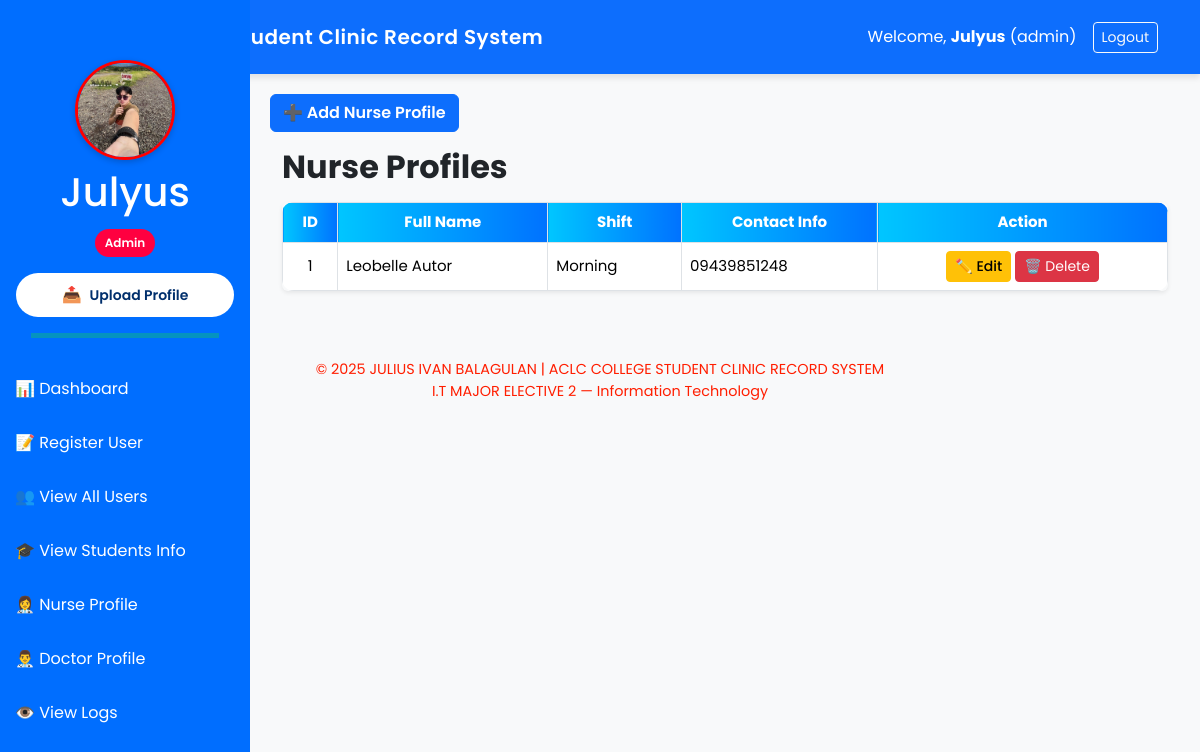
The app's page /nurse/profile (signed in) with its own data.
### app.py (models this page shows)
class User(db.Model):
    id: Mapped[int] = mapped_column(primary_key=True, autoincrement=True, unique=True)
    username: Mapped[str]
    password: Mapped[str]
    role: Mapped[str]
    profile_photo: Mapped[str]

class Nurse(db.Model):
    id: Mapped[int] = mapped_column(primary_key=True, autoincrement=True, unique=True)
    first_name: Mapped[str]
    last_name: Mapped[str]
    shift: Mapped[str]
    contact_info: Mapped[str]
    examinations = Relationship("StudentExamine", back_populates="nurse", cascade="all, delete-orphan")

### app.py (the view)
@app.route('/nurse/profile')
def nurse_profile():
    if session.get('role') != 'admin':
        flash('Unauthorized access.', 'danger')
        return redirect(url_for('login'))
    nurse = Nurse.query.all()
    return render_template('User/nurse_profile.html', nurse=nurse)

### app.py (called while the page is built)
@app.context_processor
def inject_user():
    if 'username' in session:
        user = User.query.filter_by(username=session['username']).first()
        return dict(user=user)
    return dict(user=None)

### templates/User/nurse_profile.html (shortened to what this page needs)
{% extends "Base/base.html" %}
{% block content %}
<link rel="stylesheet" href="{{ url_for('static', filename='nurseprofile.css') }}">
<button class="btn btn-primary mb-3 fw-semibold" data-bs-toggle="modal" data-bs-target="#addNurseModal">
  ➕ Add Nurse Profile
</button>
<div class="container">
  <h2 class="fw-bold mb-3">Nurse Profiles</h2>
  <div class="table-responsive rounded shadow-sm">
    <table class="table table-bordered align-middle mb-0">
      <thead style="background: linear-gradient(to right, #00c6ff, #0072ff); color: white;" class="text-center">
        <tr>
          <th class="rounded-top-start">ID</th>
          <th>Full Name</th>
          <th>Shift</th>
          <th>Contact Info</th>
          <th class="rounded-top-end">Action</th>
        </tr>
      </thead>
      <tbody>
        {% for n in nurse %}
        <tr>
          <td class="text-center">{{ n.id }}</td>
          <td>{{ n.first_name }} {{ n.last_name }}</td>
          <td>{{ n.shift }}</td>
          <td>{{ n.contact_info }}</td>
          <td class="text-center">
            <button class="btn btn-warning btn-sm" data-bs-toggle="modal" data-bs-target="#editNurseModal{{ n.id }}">✏️ Edit</button>
            <a href="{{ url_for('delete_nurse', nurse_id=n.id) }}" class="btn btn-danger btn-sm" onclick="return confirm('Are you sure you want to delete this nurse?')">🗑️ Delete</a>
          </td>
        </tr>
        {% endfor %}
      </tbody>
    </table>
  </div>
</div>
{% endblock %}

### templates/Base/base.html (shortened to what this page needs)
<!DOCTYPE html>
<html lang="en">
<head>
    <link rel="stylesheet" href="{{ url_for('static', filename='base.css') }}">
    {{ bootstrap.load_css() }}
</head>
<body>
    <nav class="navbar navbar-expand-lg navbar-dark bg-primary py-3">
        <div class="container">
            <a class="navbar-brand d-flex align-items-center gap-2 fw-semibold text-white" href="#">
                <span style="letter-spacing: 0.5px;"> ACLC College Student Clinic Record System</span>
            </a>
            {% if session.get('username') %}
            <div class="d-flex align-items-center text-white">
                <span class="me-3">Welcome, <strong>{{ session['username'] }}</strong> ({{ session['role'] }})</span>
                <a href="{{ url_for('logout') }}" class="btn btn-outline-light btn-sm">Logout</a>
            </div>
            {% endif %}
        </div>
    </nav>
   {% if session.get('username') %}
   <div class="sidebar">
       <div class="text-center mb-4">
           <div class="profile-pic-container">
            {% if user and user.profile_photo %}
            <img src="{{ url_for('static', filename='uploads/' ~ user.profile_photo) }}" class="rounded-circle" width="100" height="100" alt="Profile">
           {% else %}
            <img src="{{ url_for('static', filename='default.png') }}" class="rounded-circle" width="100" height="100" alt="Default Profile">
           {% endif %}
           </div>
           <h1 class="mt-2">{{ session['username'] }}</h1>
           <p class="badge-role">{{ session['role'] | capitalize }}</p>
           <form action="{{ url_for('upload_profile') }}" method="POST" enctype="multipart/form-data" class="d-grid gap-2 px-3">
            <button type="button" class="upload-btn" onclick="toggleFileInput()"> <span class="icon">📤</span> Upload Profile</button>
          </form>
           <hr class="sidebar-divider">
       </div>
       {% if session['role'] == 'admin' %}
           <a href="{{ url_for('admin_dashboard') }}">📊 Dashboard</a>
           <a href="{{ url_for('register_user') }}">📝 Register User</a>
           <a href="{{ url_for('view_users') }}">👥 View All Users</a>
           <a href="{{ url_for('admin_students') }}">🎓 View Students Info</a>
           <a href="{{ url_for('nurse_profile') }}">👩‍⚕️ Nurse Profile</a>
           <a href="{{ url_for('view_doctors') }}">👨‍⚕️ Doctor Profile</a>
           <a href="{{ url_for('view_logs') }}">👁️ View Logs</a>
       {% elif session['role'] == 'doctor' %}
           <a href="{{ url_for('doctor_dashboard') }}">📊 Dashboard</a>
           <a href="{{ url_for('doctor_examinations') }}">🩺 Examinations</a>
           <a href="{{ url_for('view_all_diagnoses') }}">👁️ View Diagnoses</a>
       {% endif %}
   </div>
   {% endif %}
    <main class="content">
        {% block content %}{% endblock %}
    </main>
  <footer class="text-center mt-5 mb-3">
    <p>&copy; {{ 2025 }} JULIUS IVAN BALAGULAN | ACLC COLLEGE STUDENT CLINIC RECORD SYSTEM <br>
    I.T MAJOR ELECTIVE 2 — Information Technology</p>
  </footer>
</body>
</html>

### static/base.css (style rules this page uses)
body { font-family: 'Poppins', sans-serif; background-color: #f2f6fc; }
.navbar { box-shadow: 0 4px 6px rgba(0, 0, 0, 0.1); }
footer { font-size: 0.9rem; color: #ff1e00; }
.sidebar { height: 100vh; position: fixed; top: 0; left: 0; width: 250px; background-color: #006eff; color: white; padding-top: 60px; }
.sidebar a { color: white; display: block; padding: 15px; text-decoration: none; }
.content { margin-left: 250px; padding: 20px; }
.sidebar-divider { border-top: 5px solid rgb(21, 255, 0); width: 75%; margin: 1rem auto; }
.upload-btn { background-color: #ffffff; color: #002f6c; border: none; padding: 10px 15px; font-weight: 600; font-size: 14px; border-radius: 30px; display: flex; align-items: center; justify-content: center; gap: 8px; cursor: pointer; width: 100%; transition: background-color 0.3s ease, color 0.3s ease; }
.upload-btn .icon { font-size: 16px; }
.badge-role { display: inline-block; background-color: #ff0040; color: #fff; font-size: 12px; font-weight: 600; padding: 5px 10px; border-radius: 20px; margin-top: 5px; text-transform: capitalize; }

### static/nurseprofile.css (style rules this page uses)
body { background-color: #f8f9fa; font-family: 'Poppins', sans-serif; }
.btn-warning { font-weight: 500; }
.sidebar .profile-pic-container img { border: 3px solid #ff0000; box-shadow: 0 2px 6px rgba(0,0,0,0.2); }
.table thead th { background: linear-gradient(to right, #00c6ff, #0072ff); color: white; text-align: center; }
.table td, .table th { vertical-align: middle; }
.table-responsive { border-radius: 10px; box-shadow: 0 2px 10px rgba(0, 0, 0, 0.1); }
.table { border-radius: 12px; overflow: hidden; font-size: 15px; }
.table th { background: linear-gradient(45deg, #007bff, #00c6ff); color: white; text-align: center; vertical-align: middle; }

### records on screen
User: username "Julyus", role "admin", profile_photo (picture), role "Admin"
Nurse: id "1", first_name "Leobelle", last_name "Autor", shift "Morning", contact_info "09439851248"

### other values on screen
{{ 2025 }} "2025"
